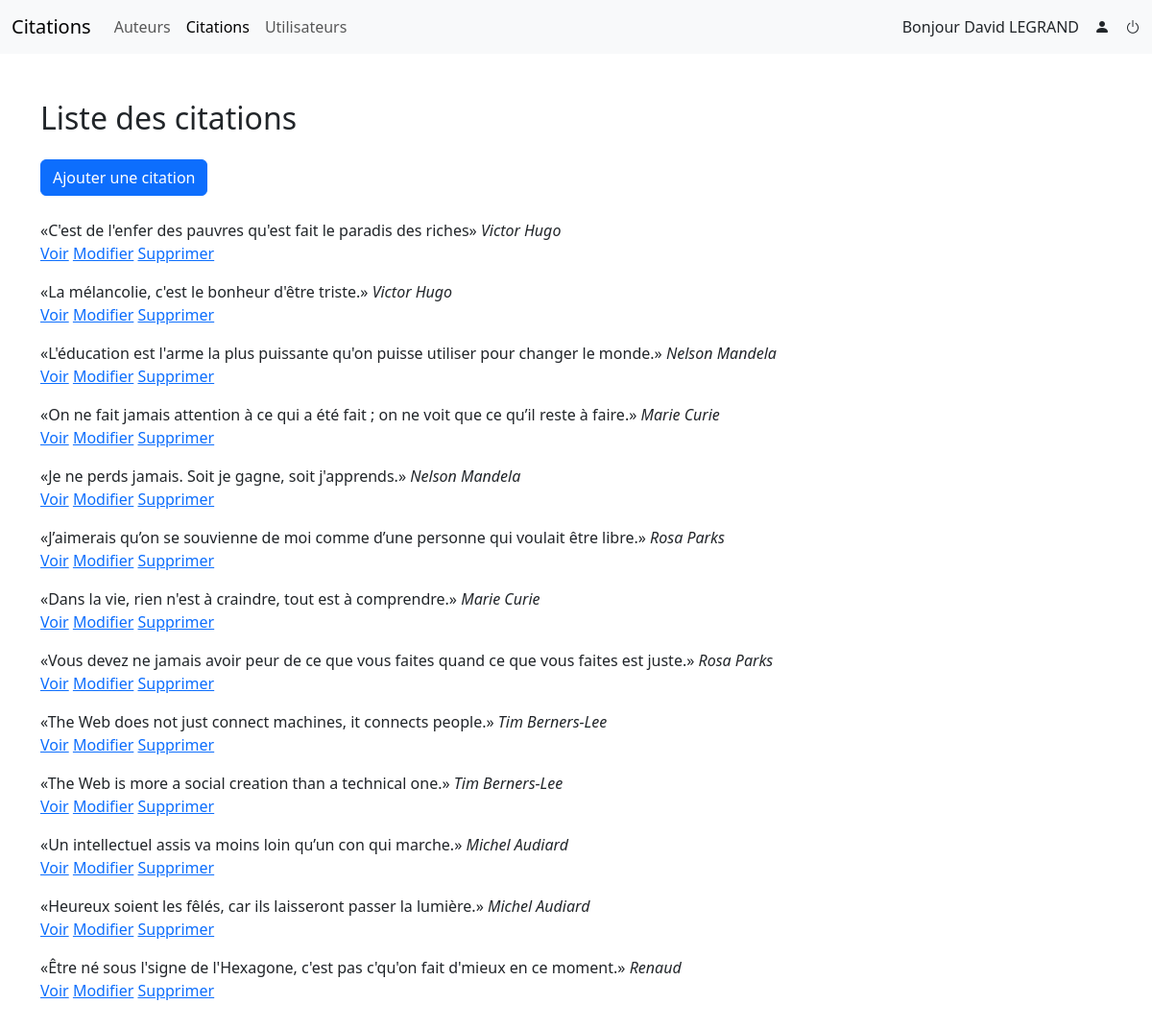
The app's page /public/index.php (signed in) with its own data.
### tables this page shows
CREATE TABLE IF NOT EXISTS `quotes` (
  `id` int NOT NULL AUTO_INCREMENT,
  `quote` varchar(256) NOT NULL,
  `explanation` text,
  `authors_id` int DEFAULT NULL,
  PRIMARY KEY (`id`),
  KEY `auteurs_id` (`authors_id`)
);

CREATE TABLE IF NOT EXISTS `authors` (
  `id` int NOT NULL AUTO_INCREMENT,
  `author` varchar(128) NOT NULL,
  `birthday` date NOT NULL,
  `deathday` date DEFAULT NULL,
  `biography` text,
  `src` varchar(256) DEFAULT NULL,
  PRIMARY KEY (`id`)
);

### controller/quotes/allQuotes.controller.php (called while the page is built)
<?php
$quotes = getQuotes($pdo);
require_once ROOT . '/view/template/quotes/all.view.php';

### controller/quotes/index.php (called while the page is built)
<?php
require_once ROOT . '/model/quotes.model.php';
if (isset($_GET['action'])) {
    switch ($_GET['action']) {
        case 'allQuotes':
        case 'oneQuote':
            $action = $_GET['action'];
            break;
        case 'createQuote':
        case 'updateQuote':
        case 'deleteQuote':
            if (!isset($_SESSION['profile'])) {
                $_SESSION['msg'] = [
                    'code' => 'warning',
                    'text' => 'Vous devez être connecté pour effectuer cette action.'
                ];
                header('Location: index.php?controller=authentification');
                exit;
            }
            $action = $_GET['action'];
            break;
        default:
            header('Location: index.php?controller=404');
            exit;
    }
} else {
    $action = 'allQuotes';
}
require_once ROOT . '/controller/quotes/' . $action . '.controller.php';

### public/index.php (called while the page is built, shortened)
<?php
if(isset($_GET['controller'])){
    switch($_GET['controller']){
        case 'quotes':
        case 'users':
        case 'authors' :
        case 'profile' :
        case 'authentification' :
            $controller = $_GET['controller'];
            break;
        default:
            $controller = '404';
    }
}else{
    $controller = 'quotes';
}
require_once ROOT . '/controller/' . $controller . '/index.php';

### model/quotes.model.php (called while the page is built, shortened)
<?php
function getQuotes(PDO $pdo) : array
{
    $sql = "SELECT quotes.id as id_quotes, quotes.quote, quotes.explanation, authors.author FROM quotes LEFT JOIN authors ON quotes.authors_id = authors.id ";
    $q = $pdo->query($sql);
    $quotes = $q->fetchAll();
    return $quotes;
}

### view/template/quotes/all.view.php (the view, shortened to what this page needs)
<?php if (isset($_SESSION['profile'])): ?>
    <a href="index.php?controller=quotes&action=createQuote" class="btn btn-primary my-2">Ajouter une citation</a>
<?php endif ?>
<?php foreach($quotes as $quote): ?>
<div class="quote my-3">
    <q><?= $quote['quote'] ?></q>
    <cite><?= $quote['author'] ?></cite>
    <div class="actions">
        <a href="index.php?controller=quotes&action=oneQuote&id=<?= $quote['id_quotes'] ?>">Voir</a>
        <?php if (isset($_SESSION['profile'])): ?>
            <a href="index.php?controller=quotes&action=updateQuote&id=<?= $quote['id_quotes'] ?>">Modifier</a>
            <a href="index.php?controller=quotes&action=deleteQuote&id=<?= $quote['id_quotes'] ?>" onclick="return confirm('Êtes-vous sûr de vouloir supprimer cette citation ?');">Supprimer</a>
        <?php endif ?>
    </div>
</div>
<?php endforeach ?>
<?php
require ROOT . '/view/layout.view.php';

### records on screen
quotes: quote "C'est de l'enfer des pauvres qu'est fait le paradis des riches", authors.author "Victor Hugo"
quotes: quote "La mélancolie, c'est le bonheur d'être triste.", authors.author "Victor Hugo"
quotes: quote "L'éducation est l'arme la plus puissante qu'on puisse utiliser pour changer le monde.", authors.author "Nelson Mandela"
quotes: quote "On ne fait jamais attention à ce qui a été fait ; on ne voit que ce qu’il reste à faire.", authors.author "Marie Curie"
quotes: quote "Je ne perds jamais. Soit je gagne, soit j'apprends.", authors.author "Nelson Mandela"
quotes: quote "J’aimerais qu’on se souvienne de moi comme d’une personne qui voulait être libre.", authors.author "Rosa Parks"
quotes: quote "Dans la vie, rien n'est à craindre, tout est à comprendre.", authors.author "Marie Curie"
quotes: quote "Vous devez ne jamais avoir peur de ce que vous faites quand ce que vous faites est juste.", authors.author "Rosa Parks"
quotes: quote "The Web does not just connect machines, it connects people.", authors.author "Tim Berners-Lee"
quotes: quote "The Web is more a social creation than a technical one.", authors.author "Tim Berners-Lee"
quotes: quote "Un intellectuel assis va moins loin qu’un con qui marche.", authors.author "Michel Audiard"
quotes: quote "Heureux soient les fêlés, car ils laisseront passer la lumière.", authors.author "Michel Audiard"
quotes: quote "Être né sous l'signe de l'Hexagone, c'est pas c'qu'on fait d'mieux en ce moment.", authors.author "Renaud"

### other values on screen
$_SESSION['profile']['firstname'] "David"
$_SESSION['profile']['lastname'] "LEGRAND"
$title "Liste des citations"
